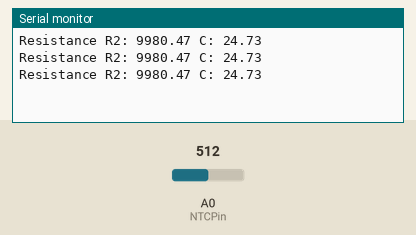
The sketch below on a simulated Arduino Uno, built with avr-gcc and run on an emulated ATmega328P. Shown: the last lines printed to the serial monitor. Inputs (shaded band) come from the test bench; at power-on: A0 (NTCPin) = 512.

Above: at 1.3 s.
1.4 s: A0 (NTCPin) set to 0
At 1.9 s:
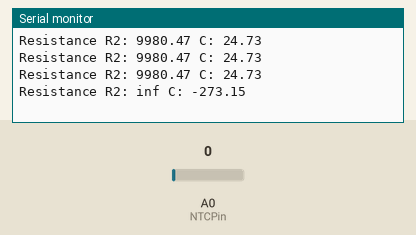
3.5 s: A0 (NTCPin) set to 122
At 3.9 s:
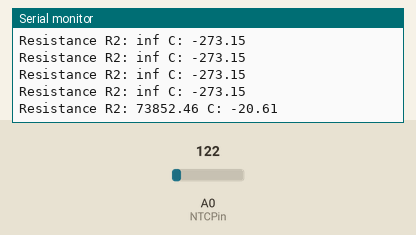

Measured:
- after the input at 1.4 s, the serial monitor: prints a new line after 0.10 s (image 1)
- after the input at 3.5 s, the serial monitor: prints a new line at once (image 2)

The sketch:

Temp.ino
```cpp
#define NTCPin A0
int vout;
//als er een weerstand van 100k wordt aangesloten
//moet r1 10000 zijn als je een weerstand van 15k neemt
//moet r1 gedeelt door 10 anders komen er rare waardes uit
const float R1 = 10000;
float logR2, R2, T, Tc, Tf;
//Steinhart–Hart coefficients
float A = 1.009249522e-03, B = 2.378405444e-04, C = 2.019202697e-07;

void setup() {
Serial.begin(9600);
}

void loop() {

  vout = analogRead(NTCPin);
  R2 = R1 * (1023.0 / (float)vout - 1.0);

  logR2 = log(R2);

  //Steinhart–Hart equation
  //1/T = A + B*ln(R2) + C(ln(R2))^3

  T = (1.0 / (A + B*logR2 + C*logR2*logR2*logR2));//in kelvin
  Tc = T - 273.15;//naar celsius

  Serial.print("Resistance R2: ");
  Serial.print(R2);
  Serial.print(" C: ");
  Serial.println(Tc);

  delay(500);
}
```
